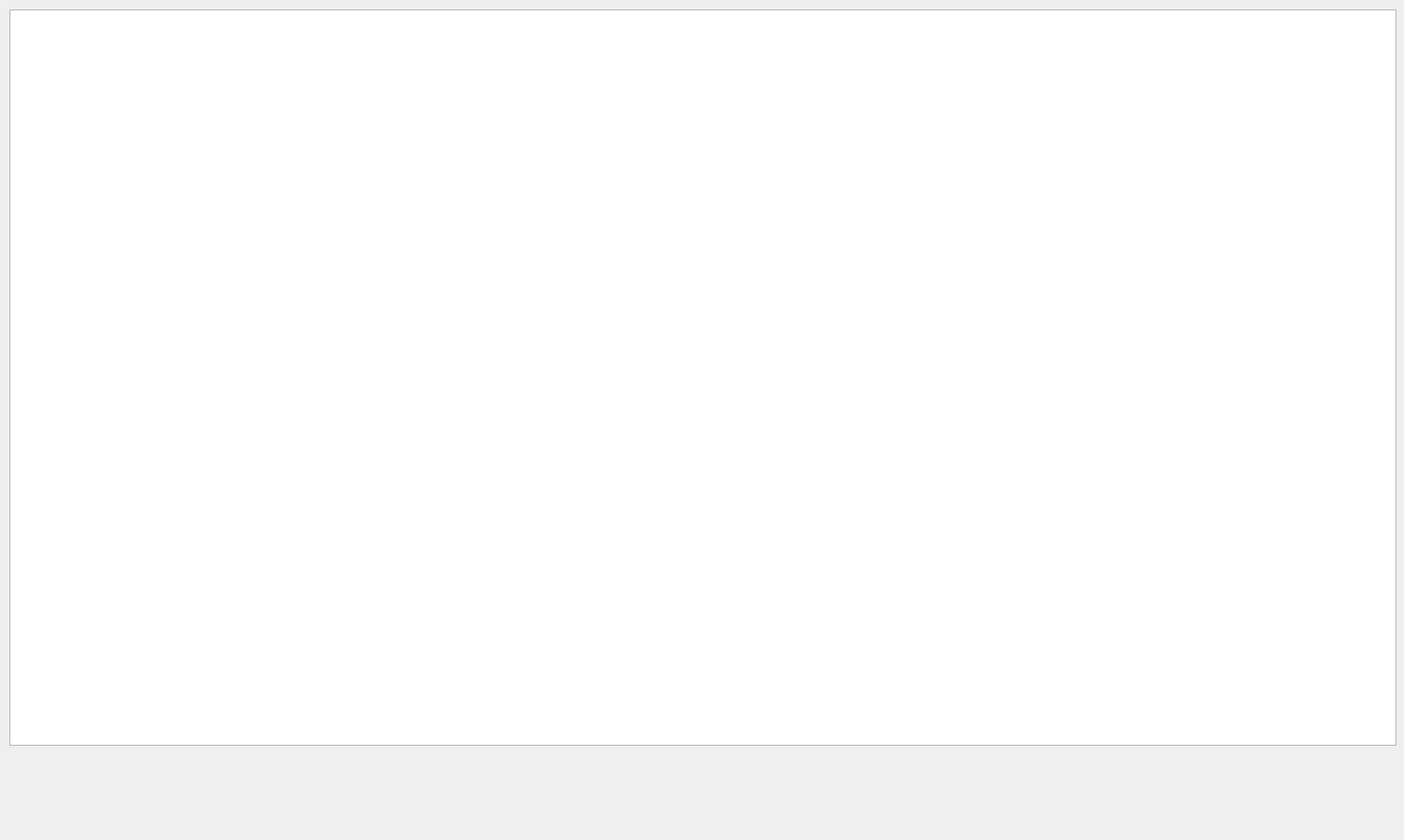
<?xml version="1.0" encoding="UTF-8"?>
<ui version="4.0">
 <class>DataDisplayWindow</class>
 <widget class="QMainWindow" name="DataDisplayWindow">
  <property name="geometry">
   <rect>
    <x>0</x>
    <y>0</y>
    <width>1489</width>
    <height>891</height>
   </rect>
  </property>
  <property name="windowTitle">
   <string>MainWindow</string>
  </property>
  <widget class="QWidget" name="centralwidget">
   <widget class="QTableView" name="tableView">
    <property name="geometry">
     <rect>
      <x>10</x>
      <y>10</y>
      <width>1471</width>
      <height>781</height>
     </rect>
    </property>
   </widget>
  </widget>
 </widget>
 <resources/>
 <connections/>
</ui>
